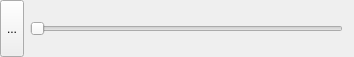
<?xml version="1.0" encoding="UTF-8"?>
<ui version="4.0">
 <class>Player</class>
 <widget class="QWidget" name="Player">
  <property name="geometry">
   <rect>
    <x>0</x>
    <y>0</y>
    <width>354</width>
    <height>57</height>
   </rect>
  </property>
  <property name="sizePolicy">
   <sizepolicy hsizetype="Minimum" vsizetype="Minimum">
    <horstretch>0</horstretch>
    <verstretch>0</verstretch>
   </sizepolicy>
  </property>
  <property name="windowTitle">
   <string>Player</string>
  </property>
  <layout class="QHBoxLayout" name="horizontalLayout">
   <property name="leftMargin">
    <number>0</number>
   </property>
   <property name="topMargin">
    <number>0</number>
   </property>
   <property name="bottomMargin">
    <number>0</number>
   </property>
   <item>
    <widget class="QToolButton" name="buttonPlay">
     <property name="sizePolicy">
      <sizepolicy hsizetype="Fixed" vsizetype="Preferred">
       <horstretch>0</horstretch>
       <verstretch>0</verstretch>
      </sizepolicy>
     </property>
     <property name="text">
      <string>...</string>
     </property>
     <property name="icon">
      <iconset theme="media-playback-start">
       <normaloff>.</normaloff>.</iconset>
     </property>
     <property name="iconSize">
      <size>
       <width>32</width>
       <height>32</height>
      </size>
     </property>
     <property name="checkable">
      <bool>true</bool>
     </property>
    </widget>
   </item>
   <item>
    <widget class="QSlider" name="sliderSeek">
     <property name="pageStep">
      <number>5</number>
     </property>
     <property name="tracking">
      <bool>false</bool>
     </property>
     <property name="orientation">
      <enum>Qt::Horizontal</enum>
     </property>
    </widget>
   </item>
  </layout>
 </widget>
 <resources/>
 <connections>
  <connection>
   <sender>buttonPlay</sender>
   <signal>toggled(bool)</signal>
   <receiver>Player</receiver>
   <slot>play(bool)</slot>
   <hints>
    <hint type="sourcelabel">
     <x>28</x>
     <y>28</y>
    </hint>
    <hint type="destinationlabel">
     <x>229</x>
     <y>49</y>
    </hint>
   </hints>
  </connection>
 </connections>
 <slots>
  <slot>play(bool)</slot>
 </slots>
</ui>
